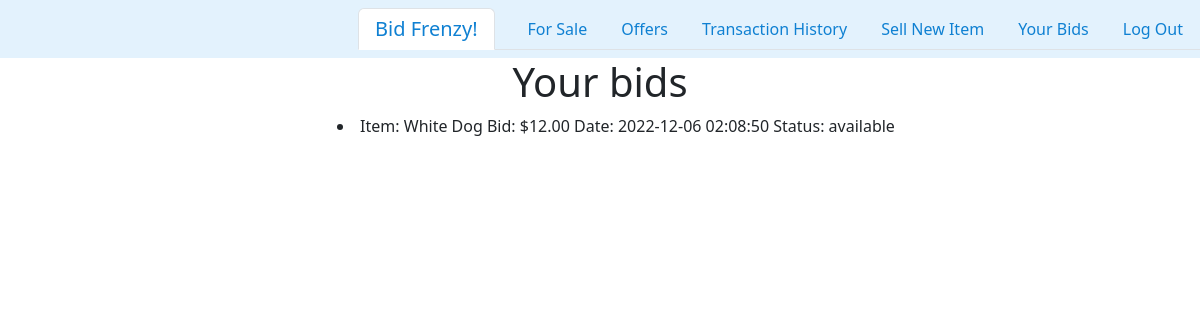
The app's page /yourbids (signed in), older data.
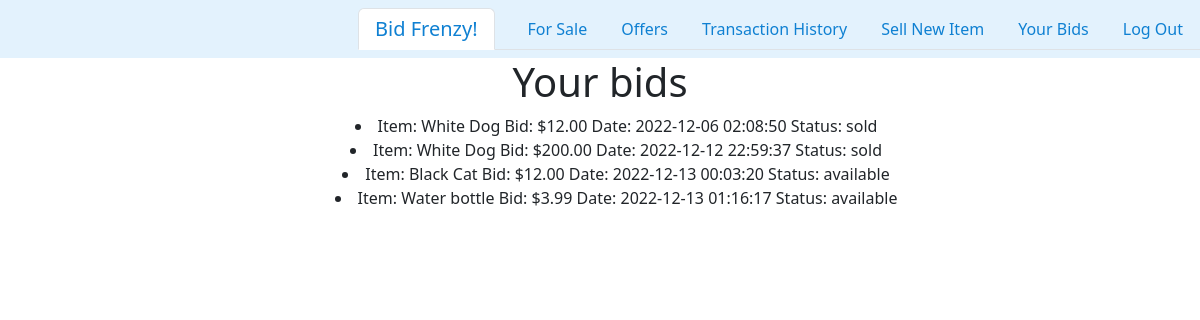
The same page, newer data.
### tables this page shows
CREATE TABLE bids (id INTEGER PRIMARY KEY AUTOINCREMENT, itemId INTEGER, bidderId INTEGER, sellerId INTEGER, offerPrice INTEGER, offerStatus TEXT NOT NULL, datetime INTEGER);

CREATE TABLE items (id INTEGER PRIMARY KEY AUTOINCREMENT, name TEXT NOT NULL, description TEXT NOT NULL, filename TEXT NOT NULL, ownerId INTEGER, askingPrice INTEGER, saleStatus TEXT NOT NULL);

### app.py (the view)
@app.route("/yourbids")
def yourbids():
    user_id = session["user_id"]
    your_bids = db.execute("SELECT * FROM bids LEFT JOIN items ON bids.itemId = items.id WHERE bids.bidderId = ?", user_id)
    return render_template("yourbids.html", your_bids=your_bids)

### app.py (called while the page is built)
@app.after_request
def after_request(response):
    response.headers["Cache-Control"] = "no-cache, no-store, must-revalidate"
    response.headers["Expires"] = 0
    response.headers["Pragma"] = "no-cache"
    return response

### templates/yourbids.html
{% extends "layout.html" %} {% block title %} Your Bids {% endblock %} {% block
main %}
<h1>Your bids</h1>
  <ul class="ul-centered">
    {% for bid in your_bids %}
    <li>Item: {{ bid['name'] }} Bid: {{ bid['offerPrice'] }} Date: {{ bid['datetime'] }} Status: {{ bid['saleStatus'] }}</li>
    {% endfor %}
  </ul>
{% endblock %}

### templates/layout.html (shortened to what this page needs)
<!DOCTYPE html>
<html lang="en">
  <head>
    <link
      href="https://cdn.jsdelivr.net/npm/bootstrap@5.2.3/dist/css/bootstrap.min.css"
      rel="stylesheet"
    />
    <link rel="stylesheet" href="./static/styles/styles.css" type="text/css">
  </head>
  <body id="everything">
    <nav
      class="navbar sticky-top justify-content-end"
      style="background-color: #e3f2fd">
      {% if session["user_id"] %}
      <ul class="nav nav-tabs">
        <li class="nav-item">
          <a href="./index"
          class="nav-link active navbar-brand" aria-current="page">Bid Frenzy!</a>
        </li>
        <li class="nav-item">
          <a href="./forsale"
          class="nav-link">For Sale</a>
        </li>
        <li class="nav-item">
            <a href="./offers"
            class="nav-link">Offers</a>
        </li>
        <li class="nav-item">
          <a href="./transactions"
          class="nav-link">Transaction History</a>
        </li>
        <li class="nav-item">
          <a href="./createsale"
          class="nav-link">Sell New Item</a>
        </li>
        <li class="nav-item">
          <a href="./yourbids"
          class="nav-link">Your Bids</a>
        </li>
        <li class="nav-item">
          <a href="./login"
          class="nav-link">Log Out</a>
        </li>
      </ul>
      {% endif %}
    </nav>
    <main class="container-fluid text-center">
        {% block main %}{% endblock %}
    </main>
  </body>
</html>

### static/styles/styles.css (style rules this page uses)
nav .nav li a { color: #0f80d2 !important; }
.ul-centered { text-align: center; list-style-position: inside; }

Row changes from the older to the newer data that the page shows:
changed bids (number 1 of 4 on the later page): saleStatus "available" → "sold"
added bids: name "White Dog", offerPrice "$200.00", datetime "2022-12-12 22:59:37", saleStatus "sold"
added bids: name "Black Cat", offerPrice "$12.00", datetime "2022-12-13 00:03:20", saleStatus "available"
added bids: name "Water bottle", offerPrice "$3.99", datetime "2022-12-13 01:16:17", saleStatus "available"
